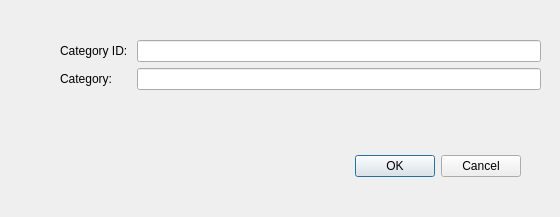
<?xml version="1.0" encoding="UTF-8"?>
<ui version="4.0">
 <class>Dialog</class>
 <widget class="QDialog" name="Dialog">
  <property name="geometry">
   <rect>
    <x>0</x>
    <y>0</y>
    <width>560</width>
    <height>217</height>
   </rect>
  </property>
  <property name="windowTitle">
   <string>Dialog</string>
  </property>
  <widget class="QDialogButtonBox" name="buttonBox">
   <property name="geometry">
    <rect>
     <x>180</x>
     <y>150</y>
     <width>341</width>
     <height>32</height>
    </rect>
   </property>
   <property name="orientation">
    <enum>Qt::Horizontal</enum>
   </property>
   <property name="standardButtons">
    <set>QDialogButtonBox::Cancel|QDialogButtonBox::Ok</set>
   </property>
  </widget>
  <widget class="QWidget" name="formLayoutWidget">
   <property name="geometry">
    <rect>
     <x>60</x>
     <y>40</y>
     <width>481</width>
     <height>81</height>
    </rect>
   </property>
   <layout class="QFormLayout" name="formLayout">
    <item row="0" column="0">
     <widget class="QLabel" name="lblCategoryID">
      <property name="text">
       <string>Category ID: </string>
      </property>
     </widget>
    </item>
    <item row="1" column="0">
     <widget class="QLabel" name="lblCategory">
      <property name="text">
       <string>Category: </string>
      </property>
     </widget>
    </item>
    <item row="0" column="1">
     <widget class="QLineEdit" name="txtCategoryID">
      <property name="readOnly">
       <bool>true</bool>
      </property>
     </widget>
    </item>
    <item row="1" column="1">
     <widget class="QLineEdit" name="txtCategory"/>
    </item>
   </layout>
  </widget>
 </widget>
 <resources/>
 <connections>
  <connection>
   <sender>buttonBox</sender>
   <signal>accepted()</signal>
   <receiver>Dialog</receiver>
   <slot>accept()</slot>
   <hints>
    <hint type="sourcelabel">
     <x>248</x>
     <y>254</y>
    </hint>
    <hint type="destinationlabel">
     <x>157</x>
     <y>274</y>
    </hint>
   </hints>
  </connection>
  <connection>
   <sender>buttonBox</sender>
   <signal>rejected()</signal>
   <receiver>Dialog</receiver>
   <slot>reject()</slot>
   <hints>
    <hint type="sourcelabel">
     <x>316</x>
     <y>260</y>
    </hint>
    <hint type="destinationlabel">
     <x>286</x>
     <y>274</y>
    </hint>
   </hints>
  </connection>
 </connections>
</ui>
